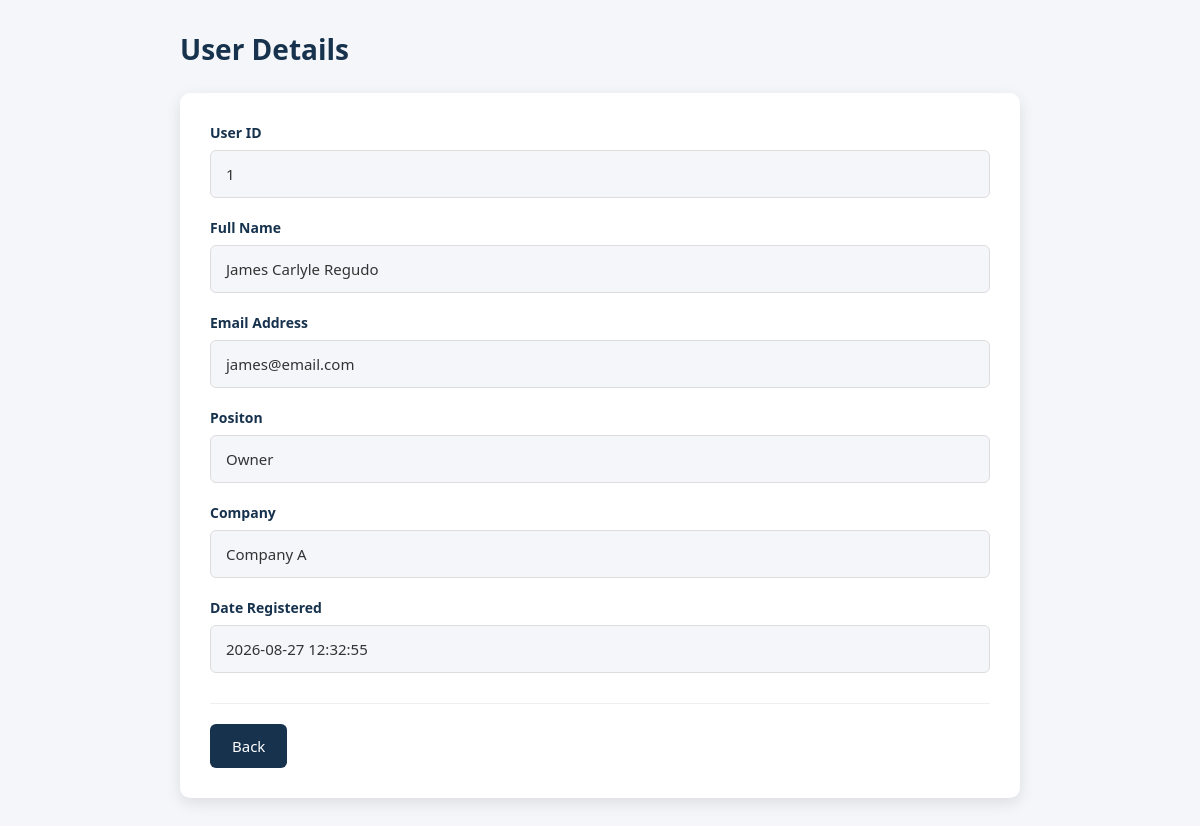
Screenshot of /owner/users/view-user.php?id=1 with the database file from the repository.
### tables this page shows
CREATE TABLE IF NOT EXISTS `users` (
  `id` int NOT NULL AUTO_INCREMENT,
  `fullname` varchar(100) NOT NULL,
  `email` varchar(100) NOT NULL,
  `position` varchar(50) NOT NULL,
  `company` varchar(255) DEFAULT NULL,
  `password` varchar(255) NOT NULL,
  `dateandtime` timestamp NULL DEFAULT CURRENT_TIMESTAMP,
  PRIMARY KEY (`id`),
  UNIQUE KEY `email` (`email`)
);

### owner/users/view-user.php (the view, shortened to what this page needs)
<?php
require_once "../../database/db.php";
$id=$_GET['id'];
$sql = "SELECT * FROM users WHERE id='$id'";
$result = mysqli_query($conn,$sql);
$user = mysqli_fetch_assoc($result);
?>
<!DOCTYPE html>
<html lang="en">
<head>
    <link rel="stylesheet" href="../../design/add-edit-view-products.css">
</head>
<body>
   <div class="content">
        <div class="page-title">
            <h2>User Details</h2>
        </div>
        <div class="view-container">
            <div class="info-group">
                <label>User ID</label>
                <div class="info">
                        <?php echo $user['id']; ?>
                </div>
            </div>
            <div class="info-group">
                <label>Full Name</label>
                <div class="info">
                    <?php echo $user['fullname']; ?>
                </div>
            </div>
            <div class="info-group">
                <label>Email Address</label>
                <div class="info">
                        <?php echo $user['email']; ?>
                </div>
            </div>
            <div class="info-group">
                <label>Positon</label>
                <div class="info">
                        <?php echo $user['position'] ?>
                </div>
            </div>
            <div class="info-group">
                <label>Company</label>
                <div class="info">
                    <?php echo $user['company']; ?>
                </div>
            </div>
            <div class="info-group">
                    <label>Date Registered</label>
                    <div class="info">
                        <?php echo $user['dateandtime']; ?>
                    </div>
            </div>
            <div class="buton-group">
                    <a href="users.php" class="back-btn">
                        Back
                    </a>
            </div>
        </div>
   </div>
</body>
</html>

### design/add-edit-view-products.css (style rules this page uses)
* { margin: 0; padding: 0; box-sizing: border-box; font-family: 'Segoe UI', Tahoma, Geneva, Verdana, sans-serif; }
body { background: #f4f6f9; min-height: 100vh; }
.content { padding: 30px; max-width: 900px; margin: 0 auto; }
.page-title { margin-bottom: 25px; }
.page-title h2 { color: #17324d; font-size: 28px; font-weight: 600; }
.buton-group { margin-top: 30px; padding-top: 20px; border-top: 1px solid #eee; }
.save-btn, .update-btn, .back-btn { background: #17324d; color: #ffffff; border: none; padding: 12px 22px; border-radius: 6px; font-size: 15px; cursor: pointer; text-decoration: none; transition: 0.3s; }
.back-btn { display: inline-block; }
.view-container { background: #ffffff; padding: 30px; border-radius: 10px; box-shadow: 0 5px 15px rgba(0, 0, 0, 0.10); }
.info-group { margin-bottom: 20px; }
.info-group label { display: block; margin-bottom: 8px; color: #17324d; font-size: 14px; font-weight: 600; }
.info { background: #f4f6f9; border: 1px solid #ddd; padding: 13px 15px; border-radius: 6px; color: #333; font-size: 15px; min-height: 45px; display: flex; align-items: center; }

### rows the page displays
users: id "1", fullname "James Carlyle Regudo", email "james@email.com", position "Owner", company "Company A", dateandtime "2026-08-27 12:32:55"
